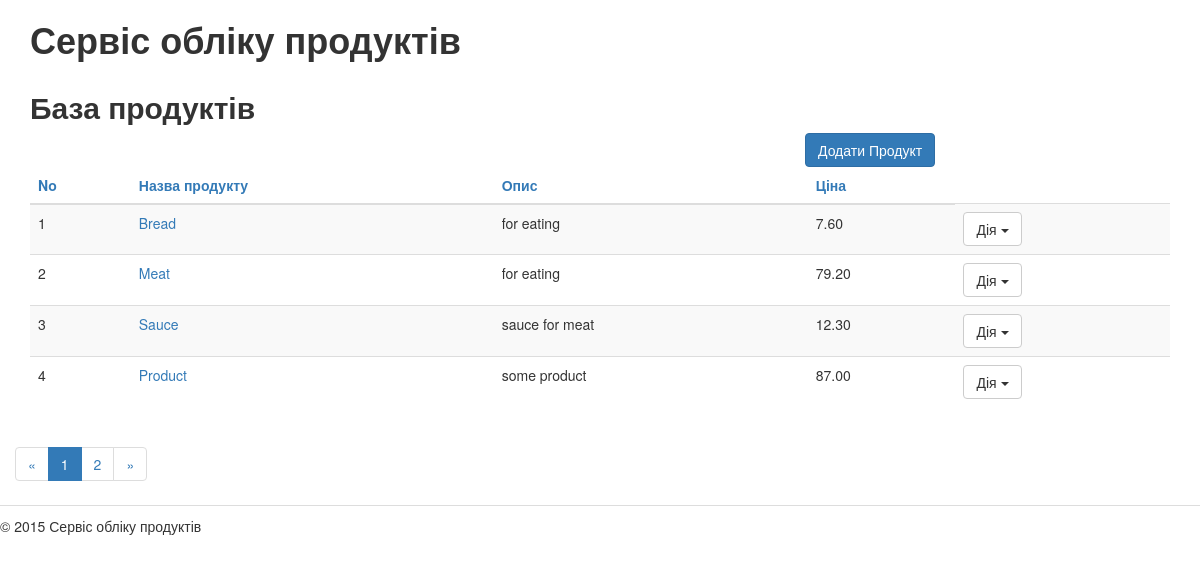
/products/, run on an earlier commit of the app's database.
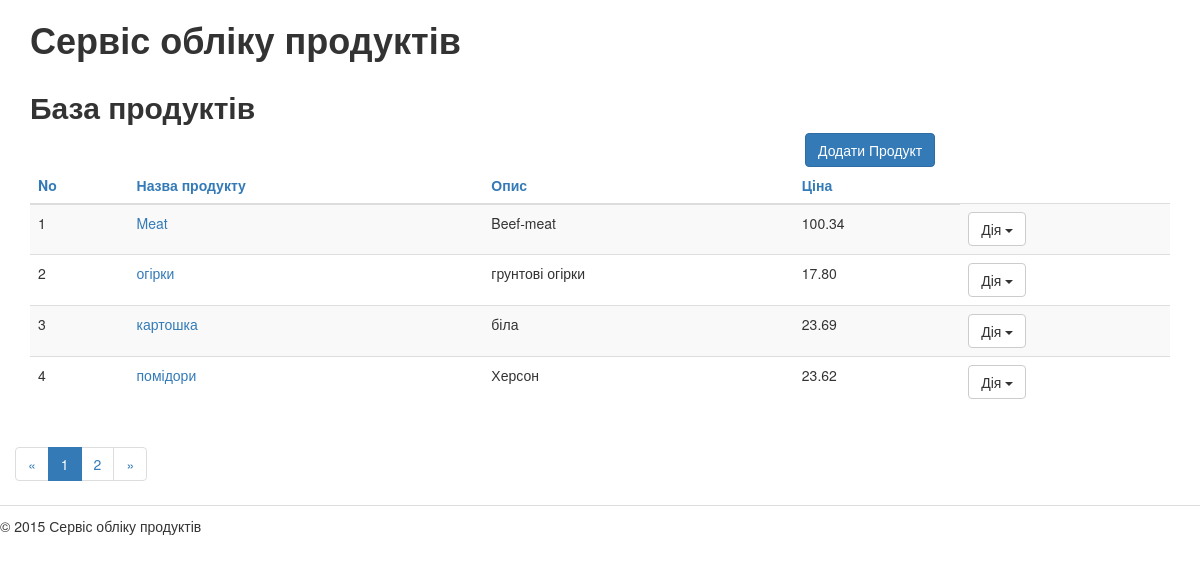
And on a later commit of the database.
### products/models.py (models this page shows, shortened)
class Product(models.Model):
    class Meta(object):
        verbose_name = u"Продукт"
        verbose_name_plural = u"Продукти"
    first_name = models.CharField(
        max_length=256,
        blank=False,
        verbose_name=u"Назва")
    slug = models.SlugField(
        max_length=50,
        blank=False,
        verbose_name=u"Коротка назва-мітка")
    description = models.CharField(
        max_length=256,
        blank=False,
        verbose_name=u"Опис"
    )
    price = models.DecimalField(
        max_digits=5,
        decimal_places=2,
        blank=False,
        verbose_name=u"Ціна")
    created_at = models.DateField(
        auto_now_add=True,
        blank=False,
        verbose_name=u"Дата створення",
        )
    modified_at = models.DateField(
        auto_now=True,
        blank=True,
        verbose_name=u"Дата змінення",
        )

### products/views.py (the view)
# urls.py: url(r'^products/$', 'products.views.products_list', name='products'),
def products_list(request):
    products = Product.objects.all()
    order_by = request.GET.get('order_by', '')
    if order_by in ('first_name', 'description', 'price'):
        products = products.order_by(order_by)
        if request.GET.get('reverse', '') == '1':
            products = products.reverse()
    paginator = Paginator(products, 4)
    page = request.GET.get('page')
    try:
        products = paginator.page(page)
    except PageNotAnInteger:
        products = paginator.page(1)
    except EmptyPage:
        products = paginator.page(paginator.num_pages)
    return render(request, 'products/products_list.html', {'products': products})

### products/templates/products/products_list.html (shortened to what this page needs)
{% extends "products/base.html" %}
{% load static from staticfiles %}
{% block title %}База продуктів{% endblock title %}
{% block content %}
               <div class="col-xs-8">
               </div>
                <div class="col-xs-4">
                   <a class="btn btn-primary" href="{% url "products_add" %}">Додати Продукт</a>
               </div>
                <table class="table table-hover table-striped">
                    <thead>
                    <tr>
                        <th><a href="#">No</a></th>
                        <th><a href="{% url "products" %}?order_by=first_name"> Назва продукту </a></th>
                        <th><a href="{% url "products" %}?order_by=description">Опис{% if request.GET.order_by == 'description' %}&uarr;{% endif %}</a></th>
                        <th><a href="{% url "products" %}?order_by=price">Ціна</a></th>
                    </tr>
                    </thead>
                    <tbody>
                    {% for product in products %}
                    <tr>
                        <td>{{ forloop.counter }}</td>
                        <td><a title="Редагувати" href="{% url "products_edit" product.id %}">{{ product.first_name }}</a>
                        </td>
                        <td>{{ product.description }}</td>
                        <td>{{ product.price }}</td>
                        <td>
                            <div class="btn-group">
                              <button type="button" class="btn btn-default dropdown-toggle"
                                      data-toggle="dropdown">Дія
                                <span class="caret"></span>
                              </button>
                            </div>
                        </td>
                    </tr>
                    {% endfor %}
                    </tbody>
                </table>
            </div>
           {% if products.has_other_pages %}
                {% with order_by=request.GET.order_by reverse=request.GET.reverse %}
                <nav>
                  <ul class="pagination">
                    <li>
                      <a href="{% url "products" %}?page=1&amp;order_by={{ order_by }}&amp;reverse={{ reverse }}">&laquo;</a>
                    </li>
                    {% for p in products.paginator.page_range %}
                    <li {% if products.number == p %}class="active"{% endif %}>
                      <a href="{% url "products" %}?page={{ p }}&amp;order_by={{ order_by }}&amp;reverse={{ reverse }}">{{ p }}</a>
                    </li>
                    {% endfor %}
                    <li>
                      <a href="{% url "products" %}?page={{ products.paginator.num_pages }}&amp;order_by={{ order_by }}&amp;reverse={{ reverse }}">
                        &raquo;</a>
                    </li>
                  </ul>
                </nav>
                {% endwith %}
           {% endif %}
{% endblock content %}

### products/templates/products/base.html (shortened to what this page needs)
{% load static from staticfiles %}
<!DOCTYPE html>
<html lang="uk">
<head>
    <link rel="stylesheet" href="https://cdn.jsdelivr.net/bootstrap/3.3.0/css/bootstrap.min.css">
    <link rel="stylesheet" href="{{ PORTAL_URL }}{% static "css/main.css" %}">
</head>
<body>
<div class="container">
    <div class="row" id="header">
        <div class="col-xs-8">
            <h1>Сервіс обліку продуктів</h1>
        </div>
    </div>
    <div class="row" id="content-columns">
        <div class="col-xs-12" id="content-column">
            <h2>{% block title %}{% endblock title %}</h2>
            {% block content %}{% endblock content %}
        </div>
    </div>
    <div class="row" id="footer">
        <div class="col-xs-12">
            &copy; 2015 Сервіс обліку продуктів
        </div>
    </div>
</body>
</html>

### products/static/css/main.css (style rules this page uses)
h1, h2, h3, h4, h5, h6 { font-weight: bold; }
#footer { border-top: 1px solid #dddddd; padding-top: 10px; }

What changed in the data, as far as the page shows it:
removed Product: first_name "Bread", description "for eating", price "7.60"
removed Product: first_name "Sauce", description "sauce for meat", price "12.30"
removed Product: first_name "Product", description "some product", price "87.00"
changed Product "Meat": description "for eating" → "Beef-meat"; price "79.20" → "100.34"
added Product: first_name "огірки", description "грунтові огірки", price "17.80"
added Product: first_name "картошка", description "біла", price "23.69"
now on this page (row edited): Product: first_name "помідори", description "Херсон", price "23.62"
